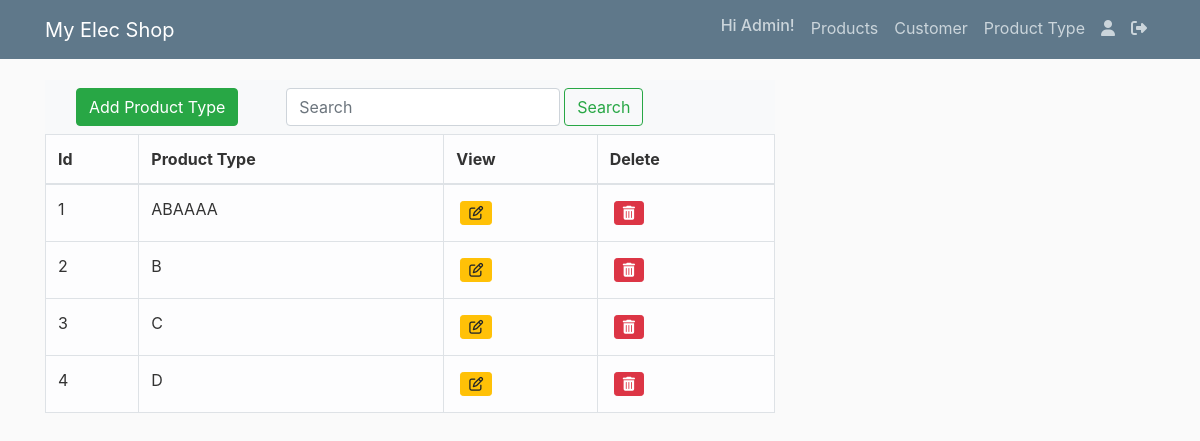
The app's page /product_type (signed in) with its own data.
### elecshop/models.py (models this page shows, shortened)
class User(db.Model, UserMixin):
    id = db.Column(db.Integer, primary_key=True)
    user_name = db.Column(db.String(20), unique=True, nullable=False)
    first_name = db.Column(db.String(20), nullable=False)
    last_name = db.Column(db.String(20))
    contact_num = db.Column(db.String(13), unique=True, nullable=False)
    email = db.Column(db.String(120), unique=True, nullable=False)
    image_file = db.Column(db.String(20), nullable=False, default="default.jpg")
    password = db.Column(db.String(20), nullable=False)

class Types(db.Model):
    id = db.Column(db.Integer, primary_key=True)
    product_type = db.Column(db.String(20), unique=True, nullable=False)
    product = db.relationship("Products", backref="type", lazy=True)

### elecshop/admin/routes.py (the view)
@login_required
@admin.route("/product_type", methods=["GET", "POST"])
def product_type():
    if current_user.user_name == "Admin":
        page = request.args.get("page", 1, type=int)
        types = Types.query.paginate(page=page, per_page=5)
        return render_template(
            "admin/product_type.html", title="Product Type", types=types
        )
    return render_template("404.html")

### elecshop/models.py (called while the page is built)
@login_manager.user_loader
def load_user(user_id):
    return User.query.get(int(user_id))

### elecshop/templates/admin/product_type.html
{% extends "nav.html" %}
{% block content %}
    <nav class="navbar navbar-light bg-light">
        <div class="container-fluid">
        <form class="d-flex">
            <a class="btn btn-success mr-5" href="{{ url_for('admin.add_product_type') }}">Add Product Type</a>
            <input class="form-control me-2" type="search" placeholder="Search" aria-label="Search">
            <button class="btn btn-outline-success ml-1" type="submit">Search</button>
        </form>
        </div>
    </nav>
    <table class="table table-light table-hover table-bordered ">
        <thead>
            <tr>
            <th scope="col">Id</th>
            <th scope="col">Product Type</th>
            <th scope="col">View</th>
            <th scope="col">Delete</th>
            </tr>
        </thead>
        <tbody>
                {% for type in types.items %}
                <div class="media-body">
                    <tr>
                        <td >{{ type.id }}</td>
                        <td >{{ type.product_type }}</td>
                        <td><a type="button" class="btn btn-warning btn-sm m-1 fa fa-edit" data-toggle="tooltip" data-placement="top" title="Edit Product Type" href="{{ url_for('admin.edit_product_type', type_id=type.id) }}"></a></td>
                        <td><a type="button" class="btn btn-danger btn-sm m-1 fa fa-trash" data-toggle="tooltip" data-placement="top" title="Delete Product Type" href="{{ url_for('admin.delete_type', type_id=type.id) }}"></a></td>
                    </tr>
                </div>
                {% endfor %}
        </tbody>
        </table>
{% endblock content %}

### elecshop/templates/nav.html (shortened to what this page needs)
<!DOCTYPE html>
<html>
<head>
    <link rel="stylesheet" href="https://cdn.jsdelivr.net/npm/bootstrap@4.0.0/dist/css/bootstrap.min.css">
    <link rel="stylesheet" type="text/css" href="{{ url_for('static', filename='main.css') }}">
</head>
<body>
    <body>
    <header class="site-header">
      <nav class="navbar navbar-expand-md navbar-dark bg-steel fixed-top">
        <div class="container">
          <a class="navbar-brand mr-4" href="/">My Elec Shop</a>
          <div class="collapse navbar-collapse" id="navbarToggle">
            <div class="navbar-nav">
              {% if current_user.is_authenticated %}
                <h6 class="nav-item nav-link">Hi {{ current_user.first_name }}!</h6>
                {% if current_user.user_name == 'Admin' %}
                  <a class="nav-item nav-link" href="{{ url_for('admin.products') }}">Products</a>
                  <a class="nav-item nav-link" href="{{ url_for('admin.customers') }}">Customer</a>
                  <a class="nav-item nav-link" href="{{ url_for('admin.product_type') }}">Product Type</a>
                {% endif %}
                <a class="nav-item nav-link" href="{{ url_for('users.account') }}"><i class="fa fa-user" data-toggle="tooltip" data-placement="top" title="My Account"></i></a>
                <a class="nav-item nav-link" href="{{ url_for('users.logout') }}" ><i class="fa fa-sign-out" data-toggle="tooltip" data-placement="top" title="Sign Out"></i></a>
              {% else %}
                <a class="nav-item nav-link" href="{{ url_for('users.login') }}">Login</a>
                <a class="nav-item nav-link" href="{{ url_for('users.register') }}">Register</a>
              {% endif %}
            </div>
          </div>
        </div>
      </nav>
    </header>
    <main role="main" class="container">
      <div class="row">
        <div class="col-md-8">
          {% block content %}{% endblock %}
        </div>
    </main>
</body>
</html>

### elecshop/static/main.css (style rules this page uses)
body { background: #fafafa; color: #333333; margin-top: 5rem; }
h1, h2, h3, h4, h5, h6 { color: #444444; }
.bg-steel { background-color: #5f788a; }
.site-header .navbar-nav .nav-link { color: #cbd5db; }

### records on screen
User: first_name "Admin"
Types: id "1", product_type "ABAAAA"
Types: id "2", product_type "B"
Types: id "3", product_type "C"
Types: id "4", product_type "D"
